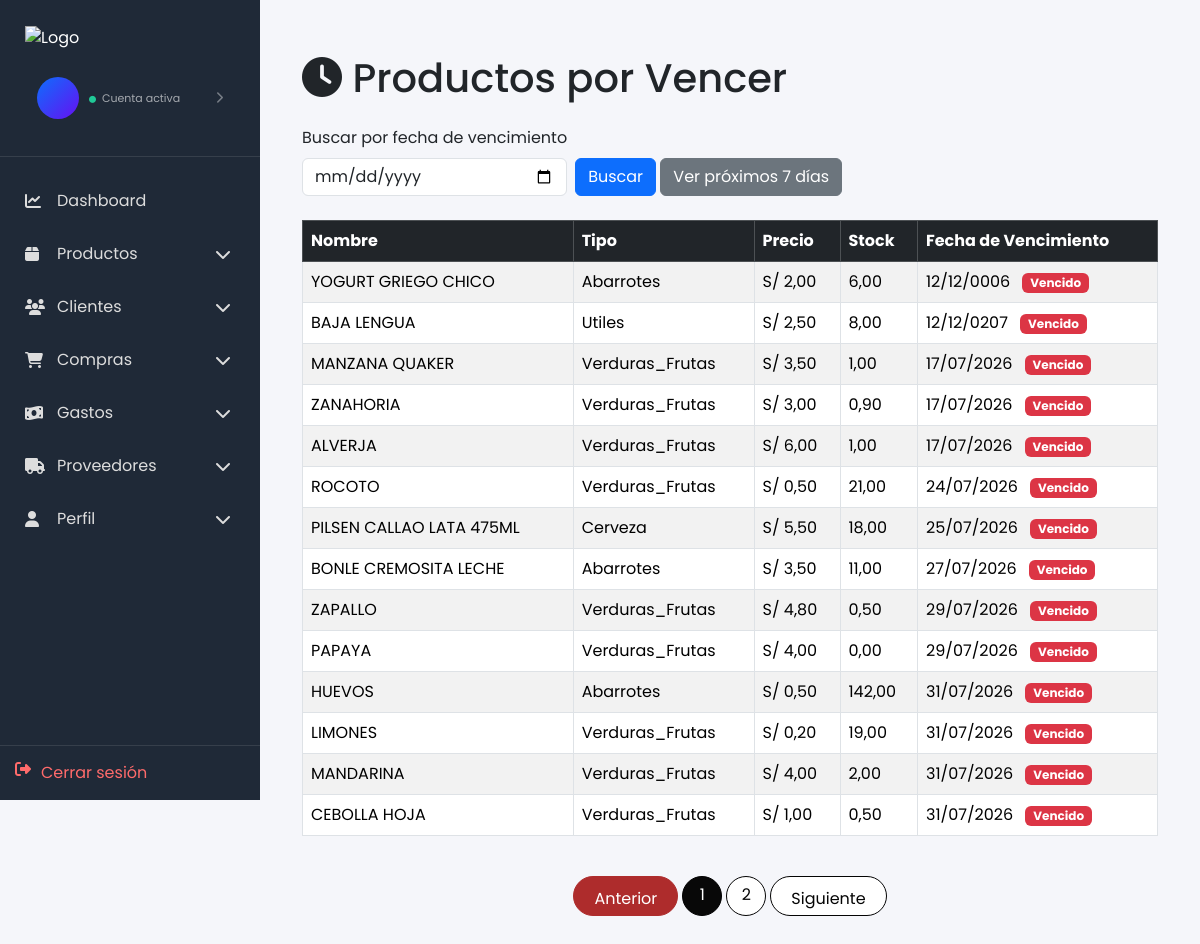
/productos/vencer/, run on an earlier commit of the app's database.
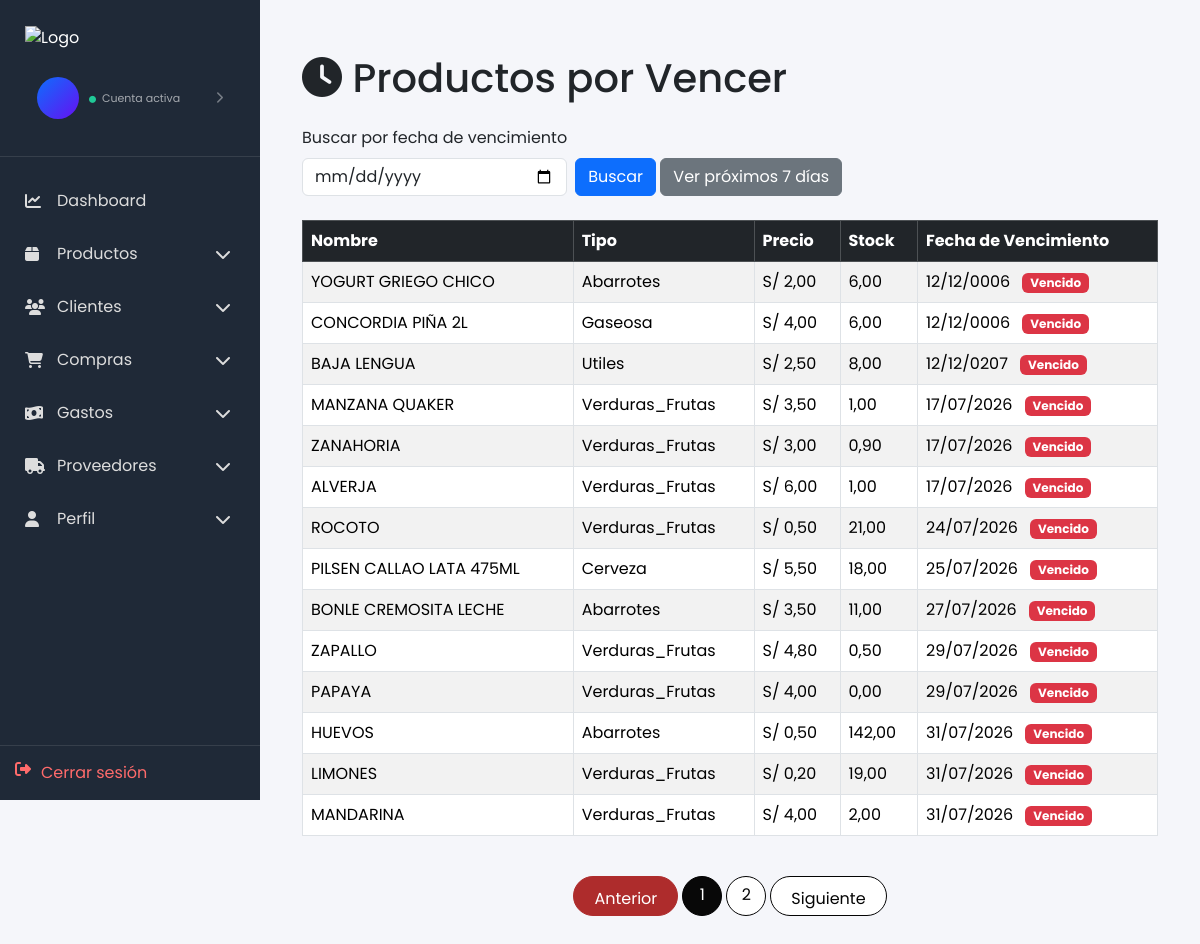
And on a later commit of the database.
### productos/models.py (models this page shows, shortened)
class Producto(models.Model):
    nombre = models.CharField(max_length=200)
    precio = models.DecimalField(max_digits=10, decimal_places=2)
    costo = models.DecimalField(max_digits=10, decimal_places=2, default=0.00)
    stock = models.DecimalField(max_digits=10, decimal_places=2, default=0.00)
    tipoProducto = models.CharField(max_length=100)
    unidadMedida = models.CharField(max_length=50, blank=True)
    fechaVencimiento = models.DateField(blank=True, null=True)
    detalle = models.TextField(blank=True)
    imagen = models.CharField(max_length=255, blank=True)
    created_at = models.DateTimeField(auto_now_add=True)
    updated_at = models.DateTimeField(auto_now=True)

### productos/views.py (the view)
# urls.py: path('vencer/', views.productos_vencer, name='productos_vencer'),
def productos_vencer(request):
	fecha_str = request.GET.get('fecha', '').strip()
	hoy = timezone.now().date()
	hasta = hoy + datetime.timedelta(days=7)
	productos = Producto.objects.filter(fechaVencimiento__isnull=False)
	if fecha_str:
		try:
			fecha = datetime.datetime.strptime(fecha_str, '%Y-%m-%d').date()
			productos = productos.filter(fechaVencimiento=fecha).order_by('fechaVencimiento')
		except ValueError:
			messages.warning(request, 'Formato de fecha inválido. Usa YYYY-MM-DD.')
			productos = Producto.objects.none()
	else:
		productos = productos.filter(fechaVencimiento__lte=hasta).order_by('fechaVencimiento')
	paginator = Paginator(productos, 14)
	page_number = request.GET.get('page')
	page_obj = paginator.get_page(page_number)
	return render(request, 'productos/productos_vencer.html', {
		'page_obj': page_obj,
		'fecha_busqueda': fecha_str,
		'hoy': hoy,
		'hasta': hasta,
	})

### productos/templates/productos/productos_vencer.html (shortened to what this page needs)
{% extends 'base_admin.html' %}
{% block content %}
<br>
<div class="container">
	<h1 class="mb-4"><i class="fas fa-clock"></i> Productos por Vencer</h1>
	<form method="get" class="row g-2 mb-4">
		<div class="col-auto">
			<label for="fecha" class="form-label">Buscar por fecha de vencimiento</label>
			<input type="date" id="fecha" name="fecha" class="form-control" value="{{ fecha_busqueda }}">
		</div>
		<div class="col-auto align-self-end">
			<button type="submit" class="btn btn-primary mt-2">Buscar</button>
			<a href="{% url 'productos_vencer' %}" class="btn btn-secondary mt-2">Ver próximos 7 días</a>
		</div>
	</form>
	{% if page_obj and page_obj.object_list %}
		<div class="table-responsive">
			<table class="table table-striped table-hover table-bordered">
				<thead class="table-dark">
					<tr>
						<th>Nombre</th>
						<th>Tipo</th>
						<th>Precio</th>
						<th>Stock</th>
						<th>Fecha de Vencimiento</th>
					</tr>
				</thead>
				<tbody>
					{% for producto in page_obj.object_list %}
					<tr>
						<td>{{ producto.nombre }}</td>
						<td>{{ producto.tipoProducto }}</td>
						<td>S/ {{ producto.precio }}</td>
						<td>{{ producto.stock }}</td>
						<td>
							{{ producto.fechaVencimiento|date:'d/m/Y' }}
							{% if producto.fechaVencimiento < hoy %}
								<span class="badge bg-danger text-white ms-2">Vencido</span>
							{% elif producto.fechaVencimiento <= hasta %}
								<span class="badge bg-warning text-dark ms-2">Próximo</span>
							{% endif %}
						</td>
					</tr>
					{% endfor %}
				</tbody>
			</table>
		</div>
		<nav aria-label="Paginación" class="mt-4">
            <ul class="pagination justify-content-center">
                {% if page_obj.has_previous %}
                <li class="page-item">
                    <a class="page-link" href="?q={{ query }}&tipo={{ tipo }}&page={{ page_obj.previous_page_number }}">Anterior</a>
                </li>
                {% else %}
                <li class="page-item disabled"><span class="page-link">Anterior</span></li>
                {% endif %}
                {% for num in page_obj.paginator.page_range %}
                {% if num == page_obj.number %}
                    <li class="page-item active"><span class="page-link">{{ num }}</span></li>
                {% elif num >= page_obj.number|add:'-2' and num <= page_obj.number|add:'2' %}
                    <li class="page-item"><a class="page-link" href="?q={{ query }}&tipo={{ tipo }}&page={{ num }}">{{ num }}</a></li>
                {% endif %}
                {% endfor %}
                {% if page_obj.has_next %}
                <li class="page-item">
                    <a class="page-link" href="?q={{ query }}&tipo={{ tipo }}&page={{ page_obj.next_page_number }}">Siguiente</a>
                </li>
                {% else %}
                <li class="page-item disabled"><span class="page-link">Siguiente</span></li>
                {% endif %}
            </ul>
        </nav>
	{% else %}
		<div class="alert alert-info">No hay productos con fecha de vencimiento en el rango seleccionado.</div>
	{% endif %}
</div>
<br>
{% endblock %}

### templates/base_admin.html (shortened to what this page needs)
<!DOCTYPE html>
<html>
<head>
    {% load static %}
    <link href="https://cdn.jsdelivr.net/npm/bootstrap@5.3.2/dist/css/bootstrap.min.css" rel="stylesheet">
    <link href="{% static 'css/style.css' %}" rel="stylesheet">
    <link href="{% static 'css/sidebar.css' %}" rel="stylesheet">
    <link rel="stylesheet" href="{% static 'css/catalogo.css' %}">
    <link href="https://cdnjs.cloudflare.com/ajax/libs/aos/6.5.0/aos.css" rel="stylesheet">
    <link rel="stylesheet" href="https://cdnjs.cloudflare.com/ajax/libs/font-awesome/6.7.2/css/all.min.css">
</head>
<body>
    {% include 'includes/sidebar_admin.html' %}
    <main class="main-content">
        {% block content %}
        {% endblock %}
    </main>
</body>
</html>

### templates/includes/sidebar_admin.html (shortened to what this page needs)
<div class="sidebar" id="sidebar">
    {% load static %}
    <div class="sidebar-header">
        <img src="{% static 'img/logo2.png' %}" alt="Logo" class="brand-logo">
        <a href="{% url 'perfil' %}" class="sidebar-user">
            <div class="sidebar-avatar">
            </div>
            <div class="sidebar-user-info">
                <small>
                    <i class="fa-solid fa-circle"></i>
                    Cuenta activa
                </small>
            </div>
            <i class="fa-solid fa-chevron-right sidebar-user-arrow"></i>
        </a>
    </div>
    <ul class="menu">
        <li>
            <a href="{% url 'dashboard' %}">
                <i class="fa-solid fa-chart-line"></i>
                <span>Dashboard</span>
            </a>
        </li>
        <li class="submenu">
            <a href="{% url 'lista_productos' %}" class="submenu-toggle">
                <div>
                    <i class="fa-solid fa-box"></i>
                    <span>Productos</span>
                </div>
                <i class="fa-solid fa-chevron-down arrow"></i>
            </a>
        </li>
        <li class="submenu">
            <a href="{% url 'lista_clientes' %}" class="submenu-toggle">
                <div>
                    <i class="fa-solid fa-users"></i>
                    <span>Clientes</span>
                </div>
                <i class="fa-solid fa-chevron-down arrow"></i>
            </a>
        </li>
        <li class="submenu">
            <a href="{% url 'lista_compras' %}" class="submenu-toggle">
                <div>
                    <i class="fa-solid fa-cart-shopping"></i>
                    <span>Compras</span>
                </div>
                <i class="fa-solid fa-chevron-down arrow"></i>
            </a>
        </li>
        <li class="submenu">
            <a href="{% url 'lista_gastos' %}" class="submenu-toggle">
                <div>
                    <i class="fa-solid fa-money-bill-wave"></i>
                    <span>Gastos</span>
                </div>
                <i class="fa-solid fa-chevron-down arrow"></i>
            </a>
        </li>
        <li class="submenu">
            <a href="{% url 'lista_proveedores' %}" class="submenu-toggle">
                <div>
                    <i class="fa-solid fa-truck"></i>
                    <span>Proveedores</span>
                </div>
                <i class="fa-solid fa-chevron-down arrow"></i>
            </a>
        </li>
        <li class="submenu">
            <a href="{% url 'perfil' %}" class="submenu-toggle">
                <div>
                    <i class="fa-solid fa-user"></i>
                    <span>Perfil</span>
                </div>
                <i class="fa-solid fa-chevron-down arrow"></i>
            </a>
        </li>
    </ul>
    <div class="logout">
        <a href="{% url 'logout' %}">
            <i class="fa-solid fa-right-from-bracket"></i>
            <span>Cerrar sesión</span>
        </a>
    </div>
</div>

### static/css/style.css (style rules this page uses)
.brand-logo { max-height: 80px; width: auto; margin-right: 10px; }
.brand-logo { height:55px; }
body { font-family:'Poppins',sans-serif; }

### static/css/sidebar.css (style rules this page uses)
body { margin: 0; background: #f5f6fa; }
.sidebar { position: fixed; left: 0; top: 0; width: 260px; height: 100vh; background: #1f2937; color: white; display: flex; flex-direction: column; transition: .3s; overflow-y: auto; }
.sidebar-header { padding: 25px; border-bottom: 1px solid rgba(255, 255, 255, .1); }
.sidebar-header small { color: #bdbdbd; }
.menu { list-style: none; margin: 0; padding: 20px 10px; flex: 1; }
.menu li { margin-bottom: 5px; }
.menu a { position: relative; color: #ddd; text-decoration: none; display: flex; justify-content: flex-start; align-items: center; padding: 12px 15px; border-radius: 8px; transition: .3s; gap: 12px; }
.menu a div { display: flex; align-items: center; gap: 12px; width: 100%; }
.arrow { flex-shrink: 0; transition: .3s; }
.menu a i { position: static; left: auto; }
.menu i { width: 20px; }
.arrow { transition: .3s; }
.logout { border-top: 1px solid rgba(255, 255, 255, .1); padding: 15px; }
.logout a { color: #ff6b6b; text-decoration: none; display: flex; gap: 10px; }
.main-content { margin-left: 260px; width: calc(100% - 260px); min-height: 100vh; padding: 30px; box-sizing: border-box; transition: .3s; overflow-x: hidden; }
.sidebar-user { display: flex; align-items: center; width: 100%; padding: 12px; margin-top: 15px; text-decoration: none; border-radius: 14px; transition: all 0.25s ease; }
.sidebar-avatar { width: 42px; height: 42px; min-width: 42px; border-radius: 50%; display: flex; align-items: center; justify-content: center; background: linear-gradient(135deg, #0d6efd, #6610f2); color: white; font-size: 17px; font-weight: 600; }
.sidebar-user-info { display: flex; flex-direction: column; margin-left: 10px; overflow: hidden; }
.sidebar-user-info small { color: rgba(255, 255, 255, 0.6); font-size: 11px; margin-top: 2px; }
.sidebar-user-info small i { color: #20c997; font-size: 7px; margin-right: 3px; }
.sidebar-user-arrow { margin-left: auto; color: rgba(255, 255, 255, 0.4); font-size: 12px; transition: transform 0.25s ease; }

### static/css/catalogo.css (style rules this page uses)
body { font-family:'Poppins', sans-serif; }
.pagination .page-link { color:#050505; border-radius:50%; margin:0 5px; width:40px; height:40px; text-align:center; border:1px solid #040404; }
.pagination .active .page-link { background:#080808; border-color:#000000; color:white; }
.pagination .disabled .page-link { background: #ae2c2c; border-color: #ae2c2c; color: #ffffff; }
.pagination .page-item:first-child .page-link, .pagination .page-item:last-child .page-link { width:auto; padding:10px 20px; border-radius:25px; }

What changed in the data, as far as the page shows it:
no longer on this page (row unchanged): Producto: nombre "CEBOLLA HOJA", tipoProducto "Verduras_Frutas", precio "1,00", stock "0,50", fechaVencimiento "31/07/2026", shows "Vencido"
added Producto: nombre "CONCORDIA PIÑA 2L", tipoProducto "Gaseosa", precio "4,00", stock "6,00", fechaVencimiento "12/12/0006", shows "Vencido"
